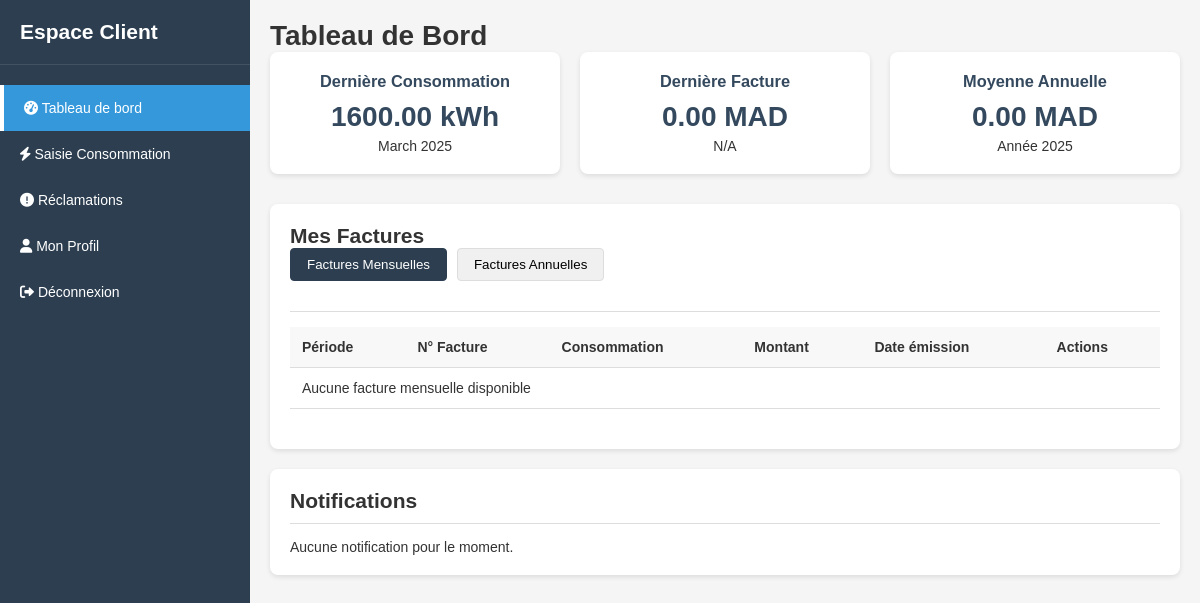
/ihm/client/dashboard.php (signed in), run on an earlier commit of the app's database.
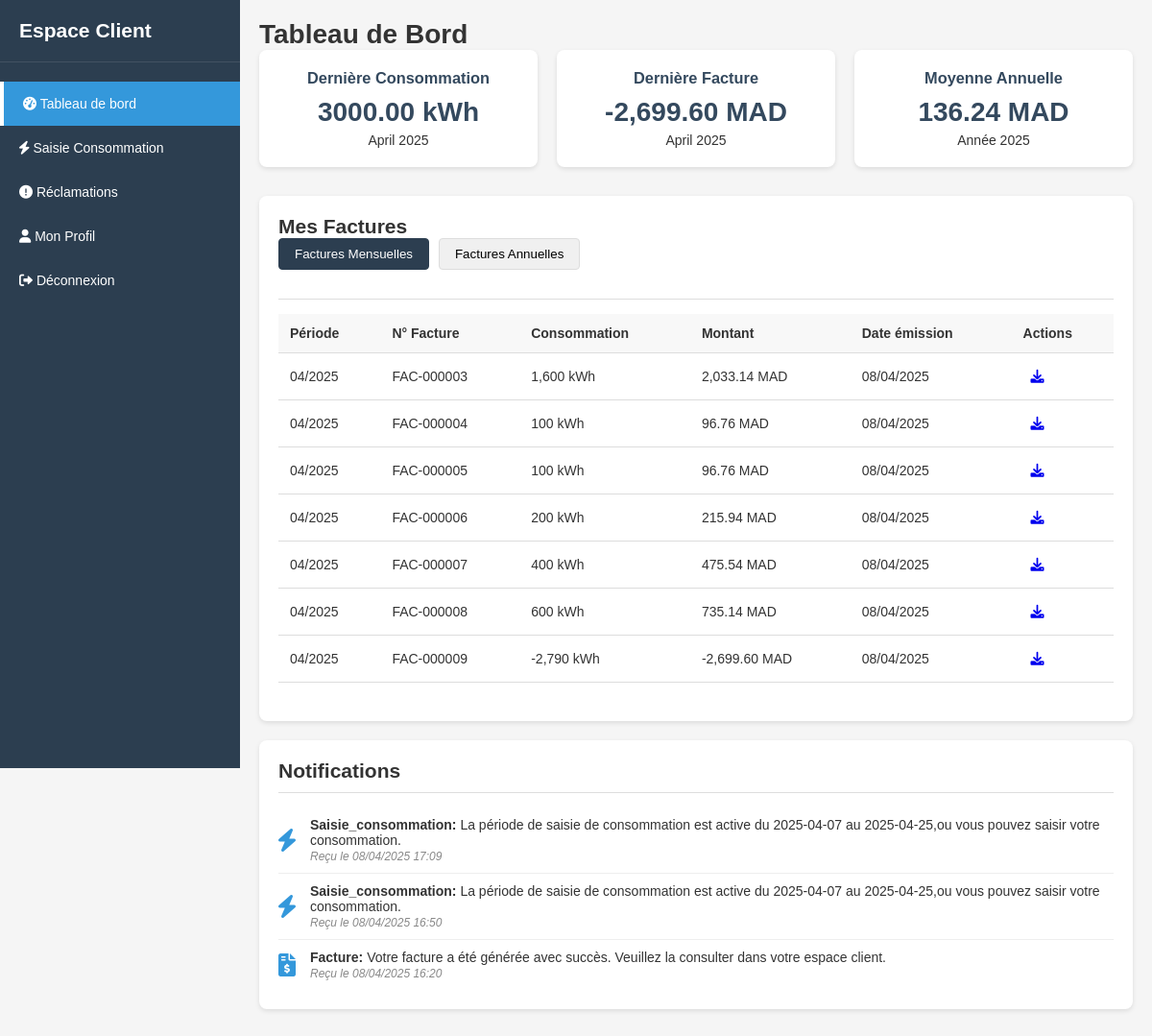
And on a later commit of the database.
### tables this page shows
CREATE TABLE IF NOT EXISTS `consommations_mensuelles` (
  `consommation_id` int NOT NULL AUTO_INCREMENT,
  `client_id` int NOT NULL,
  `compteur_id` int NOT NULL,
  `kw` decimal(10,2) NOT NULL,
  `image_path` varchar(255) NOT NULL,
  `created_at` datetime DEFAULT CURRENT_TIMESTAMP,
  PRIMARY KEY (`consommation_id`),
  KEY `client_id` (`client_id`),
  KEY `compteur_id` (`compteur_id`)
);

CREATE TABLE IF NOT EXISTS `factures_mensuelle` (
  `facture_id` int NOT NULL AUTO_INCREMENT,
  `client_id` int NOT NULL,
  `consommation_id` int NOT NULL,
  `montant` decimal(10,2) NOT NULL,
  `consommation` decimal(10,2) NOT NULL,
  `client_name` varchar(255) NOT NULL,
  `date_emission` datetime DEFAULT CURRENT_TIMESTAMP,
  PRIMARY KEY (`facture_id`),
  KEY `client_id` (`client_id`),
  KEY `consommation_id` (`consommation_id`)
);

CREATE TABLE IF NOT EXISTS `notifications` (
  `notification_id` int NOT NULL AUTO_INCREMENT,
  `client_id` int NOT NULL,
  `type` enum('saisie_consommation','facture','reclamation','autre') NOT NULL,
  `reference` varchar(255) DEFAULT NULL,
  `content` text NOT NULL,
  `status` enum('non_lue','lue') DEFAULT 'non_lue',
  `created_at` datetime DEFAULT CURRENT_TIMESTAMP,
  PRIMARY KEY (`notification_id`),
  KEY `fk_notification_client` (`client_id`)
);

### DB/connexion.php (called while the page is built)
<?php
class Database {
    private static $instance = null;
    private $pdo;
    private function __construct() {
        $host = '127.0.0.1';
        $dbName = 'gestion_factures';
        $user = 'root';
        $password = '';
        $dsn = "mysql:host={$host};dbname={$dbName};charset=utf8mb4";
        try {
            $this->pdo = new PDO($dsn, $user, $password, [
                PDO::ATTR_ERRMODE => PDO::ERRMODE_EXCEPTION,
                PDO::ATTR_DEFAULT_FETCH_MODE => PDO::FETCH_ASSOC
            ]);
        } catch (PDOException $e) {
            die("Erreur de connexion à la base de données : " . $e->getMessage());
        }
    }
    public static function getInstance(): Database {
        if (self::$instance === null) {
            self::$instance = new Database();
        }
        return self::$instance;
    }
    public function getConnection(): PDO {
        return $this->pdo;
    }
}

### traitement/consommationService.php (called while the page is built, shortened)
<?php
include_once __DIR__ . '/../DB/consommationDAO.php';
require_once __DIR__ . '/../models/consommationMensuelle.php';
require_once __DIR__ . '/../traitement/FactureMensuelleService.php';
class consommationService
{
    private $consommationRepository;
    public function __construct()
    {
        $this->consommationRepository = new ConsommationDAO();
    }
    public function getLastMonthlyConsumption($clientId)
    {
        return $this->consommationRepository->getLastNormalConsumption($clientId);
    }
}

### DB/consommationDAO.php (called while the page is built, shortened)
<?php
require_once __DIR__ . '/../models/consommationMensuelle.php';
require_once 'connexion.php';
if (!class_exists('ConsommationDAO')) {
    class ConsommationDAO
    {
        private $db;
        public function __construct()
        {
            $this->db = Database::getInstance()->getConnection();
        }
        public function getLastNormalConsumption($clientId)
        {
            $stmt = $this->db->prepare("
            SELECT cm.consommation_id, cm.kw, cm.image_path, cm.created_at
            FROM consommations_mensuelles cm
            LEFT JOIN anomalies_consommation ac ON cm.consommation_id = ac.consommation_id
            WHERE cm.client_id = :client_id
            AND ac.anomalie_id IS NULL
            ORDER BY cm.created_at DESC
            LIMIT 1
        ");
            $stmt->execute(['client_id' => $clientId]);
            $row = $stmt->fetch();
            $consumption = new ConsommationMensuelle($row['kw'], $row['image_path'], $row['created_at']);
            $consumption->setId($row['consommation_id']);
            return $consumption;
        }
    }
}

### models/consommationMensuelle.php (called while the page is built, shortened)
<?php
class ConsommationMensuelle
{
    private $kw;
    private $createdAt;
    public function __construct($kw, $imagePath, $createdAt = null)
    {
        $this->kw = $kw;
        $this->createdAt = $createdAt;
    }
    public function getKw()
    {
        return $this->kw;
    }
    public function getCreatedAt()
    {
        return $this->createdAt;
    }
}

### traitement/FactureMensuelleService.php (called while the page is built, shortened)
<?php
include_once __DIR__ . "/../DB/FactureMensuelleDAO.php";
include_once __DIR__ . "/../DB/ConsommationDAO.php";
require_once __DIR__ . '/../traitement/notificationService.php';
class FactureMensuelleService
{
    private $factureMensuelleRepository;
    public function __construct()
    {
        $this->factureMensuelleRepository = new FactureMensuelleDAO();
    }
    public function getLastFactureMensuelleByClient($clientId)
    {
        $lastFacture = $this->factureMensuelleRepository->getLastFactureByClientId($clientId);
        return $lastFacture;
    }
    public function getAllFacturesByClient($clientId)
    {
        $Factures = $this->factureMensuelleRepository->getFacturesMensuellesByClientId($clientId);
        return $Factures;
    }
}

### DB/FactureMensuelleDAO.php (called while the page is built, shortened)
<?php
require_once __DIR__ . '/connexion.php';
class FactureMensuelleDAO {
    private $db;
    public function __construct() {
        try {
            $this->db = Database::getInstance()->getConnection();
        } catch (Exception $e) {
            error_log("Connection Error: " . $e->getMessage());
            throw new Exception("Database connection failed");
        }
    }
    public function getFacturesMensuellesByClientId($clientId) {
            $stmt = $this->db->prepare("SELECT * FROM factures_mensuelle WHERE client_id = :client_id");
            $stmt->execute(['client_id' => $clientId]);
            $result = $stmt->fetchAll(PDO::FETCH_ASSOC);
            return $result;
    }
    public function getLastFactureByClientId(int $clientId): ?array {
        try {
            $query = "SELECT * FROM factures_mensuelle
                     WHERE client_id = :clientId
                     ORDER BY date_emission DESC
                     LIMIT 1";
            $stmt = $this->db->prepare($query);
            $stmt->execute(['clientId' => $clientId]);
            $result = $stmt->fetch(PDO::FETCH_ASSOC);
            return $result ?: null;
        } catch (PDOException $e) {
            error_log("FactureDAO::getLastFactureByClientId Error: " . $e->getMessage());
            return null;
        }
    }
}

### traitement/notificationService.php (called while the page is built, shortened)
<?php
require_once __DIR__ . '/../DB/connexion.php';
require_once __DIR__ . '/../DB/notificationDAO.php';
class NotificationService {
    private $notificationDAO;
    public function __construct() {
        $this->notificationDAO = new NotificationDAO();
    }
    public function getClientNotifications($clientId) {
        return $this->notificationDAO->getNotifications($clientId);
    }
}
?>

### DB/notificationDAO.php (called while the page is built, shortened)
<?php
require_once 'connexion.php';
class NotificationDAO {
    private $pdo;
    public function __construct() {
        $this->pdo = Database::getInstance()->getConnection();
    }
    public function getNotifications($clientId) {
        $query = "SELECT * FROM notifications
                  WHERE client_id = :client_id
                  ORDER BY created_at DESC";
        $stmt = $this->pdo->prepare($query);
        $stmt->bindParam(':client_id', $clientId, PDO::PARAM_INT);
        $stmt->execute();
        return $stmt->fetchAll(PDO::FETCH_ASSOC);
    }
}

### ihm/client/dashboard.php (the view, shortened to what the rows shown need)
<?php
require_once '../../traitement/consommationService.php';
require_once '../../traitement/FactureMensuelleService.php';
require_once '../../traitement/notificationService.php';
$clientId = $_SESSION['client_id'] ?? 0;
$factureMensuelleService = new FactureMensuelleService();
$consommationService = new ConsommationService();
$notificationService = new NotificationService();
$factures = $factureMensuelleService->getAllFacturesByClient($clientId);
$lastFacture = $factureMensuelleService->getLastFactureMensuelleByClient($clientId);
$lastConsumption = $consommationService->getLastMonthlyConsumption($clientId);
$notifications = $notificationService->getClientNotifications($clientId);
$consumptionDate = !empty($lastConsumption) ? date('F Y', strtotime($lastConsumption->getCreatedAt())) : 'N/A';
$consumptionValue = !empty($lastConsumption) ? $lastConsumption->getKw() : 0;
$lastFactureMontant = !empty($lastFacture) ? number_format($lastFacture['montant'], 2) : '0.00';
$lastFacturePeriode = !empty($lastFacture) ? date('F Y', strtotime($lastFacture['date_emission'])) : 'N/A';
?>
<!DOCTYPE html>
<html lang="fr">
<head>
    <link rel="stylesheet" href="../../assets/css/main.css">
    <link rel="stylesheet" href="https://cdnjs.cloudflare.com/ajax/libs/font-awesome/6.0.0-beta3/css/all.min.css">
</head>
<body>
    <div class="app-container">
        <div class="sidebar">
            <div class="sidebar-header">
                <h2>Espace Client</h2>
            </div>
        </div>
        <div class="main-content">
            <h1>Tableau de Bord</h1>
            <div class="dashboard-stats">
                <div class="stat-card">
                    <h3>Dernière Consommation</h3>
                    <div class="value"><?php echo $consumptionValue; ?> kWh</div>
                    <p><?php echo $consumptionDate; ?></p>
                </div>
                <div class="stat-card">
                    <h3>Dernière Facture</h3>
                    <div class="value"><?php echo $lastFactureMontant; ?> MAD</div>
                    <p><?php echo $lastFacturePeriode; ?></p>
                </div>
            </div>
            <div class="card">
                <div class="card-header">
                    <h2>Mes Factures</h2>
                </div>
                <div class="tab-content" id="monthly-invoices-content">
                    <table>
                        <thead>
                            <tr>
                                <th>Période</th>
                                <th>N° Facture</th>
                                <th>Consommation</th>
                                <th>Montant</th>
                                <th>Date émission</th>
                                <th>Actions</th>
                            </tr>
                        </thead>
                        <tbody>
                            <?php if (!empty($factures)): ?>
                                <?php foreach ($factures as $facture): ?>
                                    <tr>
                                        <td><?php echo date('m/Y', strtotime($facture['date_emission'])); ?></td>
                                        <td>FAC-<?php echo str_pad($facture['facture_id'], 6, '0', STR_PAD_LEFT); ?></td>
                                        <td><?php echo number_format($facture['consommation']); ?> kWh</td>
                                        <td><?php echo number_format($facture['montant'], 2); ?> MAD</td>
                                        <td><?php echo date('d/m/Y', strtotime($facture['date_emission'])); ?></td>
                                        <td class="actions">
                                            <a href="../../traitement/generate_pdf.php?id=<?php echo $facture['facture_id']; ?>"
                                                class="btn btn-sm btn-info" target="_blank">
                                                <i class="fas fa-download"></i>
                                            </a>
                                        </td>
                                    </tr>
                                <?php endforeach; ?>
                            <?php else: ?>
                                <tr>
                                    <td colspan="6" class="text-center">Aucune facture mensuelle disponible</td>
                                </tr>
                            <?php endif; ?>
                        </tbody>
                    </table>
                </div>
            </div>
            <div class="card">
                <div class="card-header">
                    <h2>Notifications</h2>
                </div>
                <div class="card-body">
                    <?php if (!empty($notifications)): ?>
                        <ul class="notification-list">
                            <?php foreach ($notifications as $notification):
                                switch ($notification['type']) {
                                    case 'facture':
                                        $icon = "fas fa-file-invoice-dollar";
                                        break;
                                    case 'saisie_consommation':
                                        $icon = "fas fa-bolt";
                                        break;
                                }
                                ?>
                                <li class="notification-item">
                                    <i class="<?= $icon ?>"></i>
                                    <div class="notification-content">
                                        <p><strong><?= ucfirst(htmlspecialchars($notification['type'])) ?>:</strong>
                                            <?= htmlspecialchars($notification['content']) ?></p>
                                        <small><em>Reçu le
                                                <?= date('d/m/Y H:i', strtotime($notification['created_at'])) ?></em></small>
                                    </div>
                                </li>
                            <?php endforeach; ?>
                        </ul>
                    <?php else: ?>
                        <p>Aucune notification pour le moment.</p>
                    <?php endif; ?>
                </div>
            </div>
        </div>
    </div>
</body>
</html>

What changed in the data, as far as the page shows it:
removed consommations_mensuelles: kw "1600.00", created_at "March 2025"
added consommations_mensuelles: kw "3000.00", created_at "April 2025"
added factures_mensuelle: montant "-2,699.60", date_emission "April 2025", date_emission "04/2025", facture_id "000009", consommation "-2,790", date_emission "08/04/2025"
added factures_mensuelle: date_emission "04/2025", facture_id "000003", consommation "1,600", montant "2,033.14", date_emission "08/04/2025"
added factures_mensuelle: date_emission "04/2025", facture_id "000004", consommation "100", montant "96.76", date_emission "08/04/2025"
added factures_mensuelle: date_emission "04/2025", facture_id "000005", consommation "100", montant "96.76", date_emission "08/04/2025"
added factures_mensuelle: date_emission "04/2025", facture_id "000006", consommation "200", montant "215.94", date_emission "08/04/2025"
added factures_mensuelle: date_emission "04/2025", facture_id "000007", consommation "400", montant "475.54", date_emission "08/04/2025"
added factures_mensuelle: date_emission "04/2025", facture_id "000008", consommation "600", montant "735.14", date_emission "08/04/2025"
added notifications: type "Saisie_consommation", content "La période de saisie de consommation est active du 2025-04-07 au 2025-04-25,ou vous pouvez saisir votre consommation.", created_at "08/04/2025 17:09"
added notifications: type "Saisie_consommation", content "La période de saisie de consommation est active du 2025-04-07 au 2025-04-25,ou vous pouvez saisir votre consommation.", created_at "08/04/2025 16:50"
added notifications: type "Facture", content "Votre facture a été générée avec succès. Veuillez la consulter dans votre espace client.", created_at "08/04/2025 16:20"
Also different on the page:
$formattedAvg: "0.00 MAD" → "136.24 MAD"
$lastFactureMontant: "0.00" → (not shown)
$lastFacturePeriode: "N/A" → (not shown)
text no longer shown: "Aucune facture mensuelle disponible Aucune notification pour le moment."
